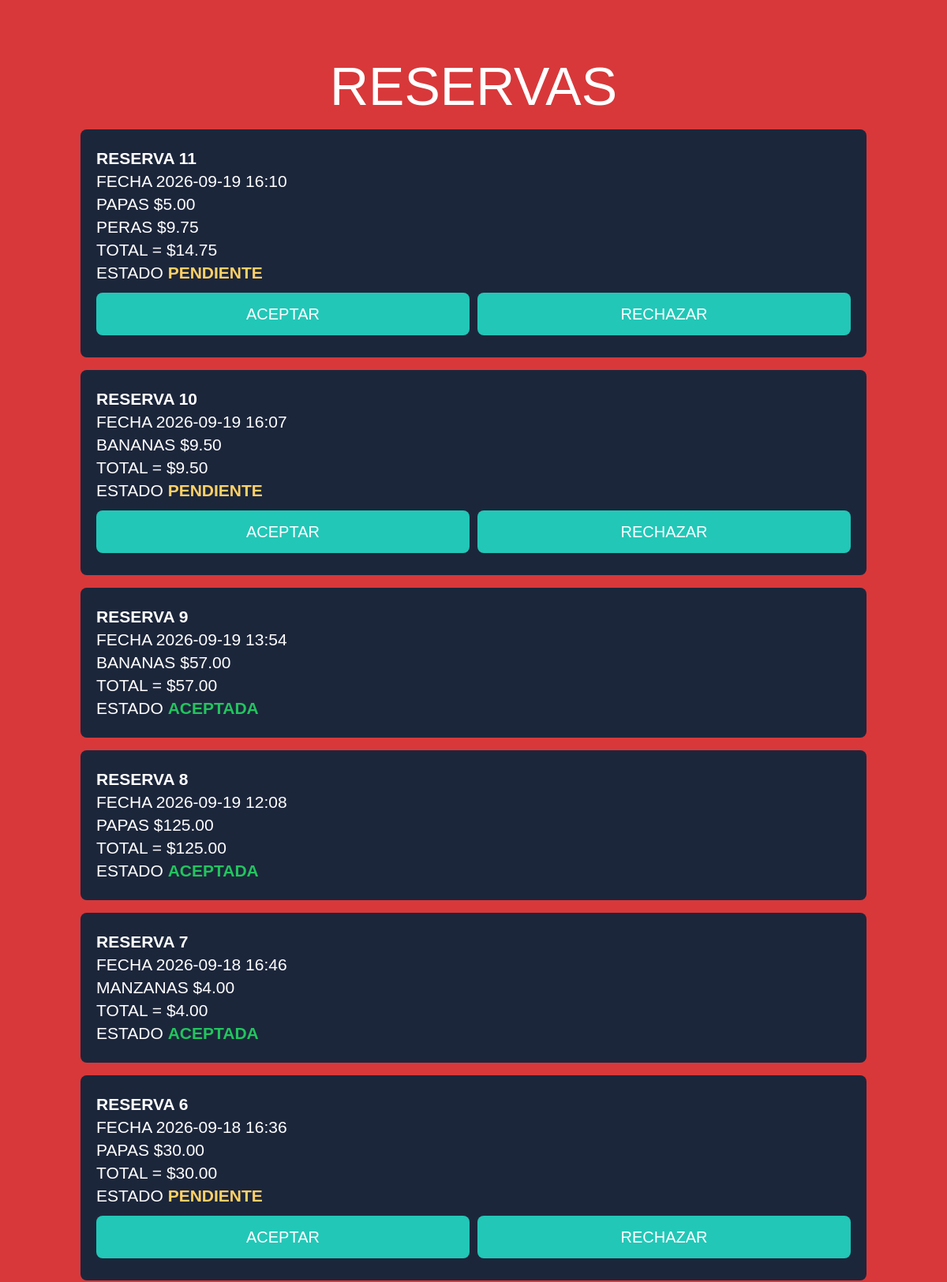
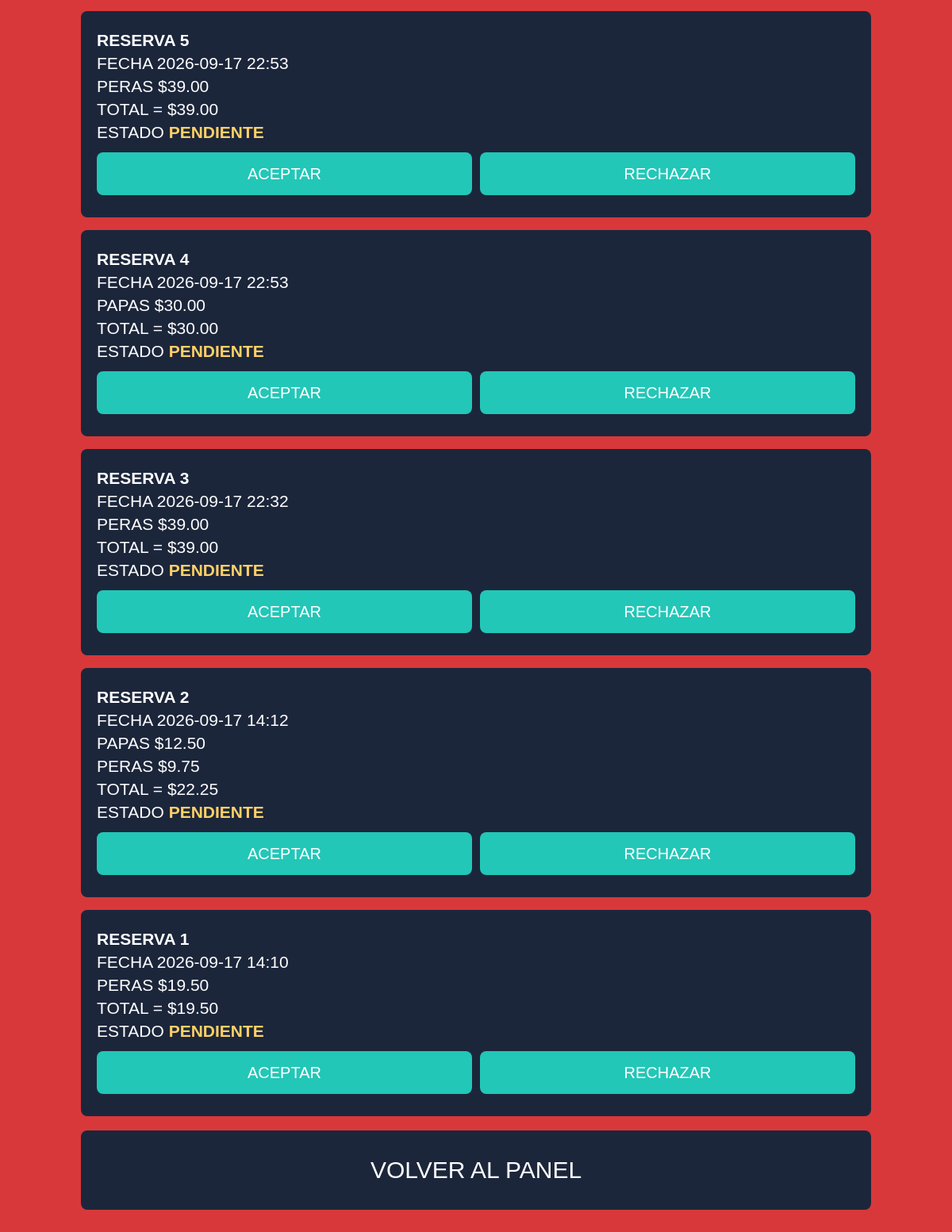
The page /admin/reservations (signed in) on the database its author committed (2 pictures, top to bottom).
### tables this page shows
CREATE TABLE reservations (
        id INTEGER PRIMARY KEY AUTOINCREMENT,
        user_id INTEGER NOT NULL,
        minimarket_id INTEGER NOT NULL,
        created_at TEXT NOT NULL,
        status TEXT NOT NULL DEFAULT 'PENDIENTE'
            CHECK(status IN ('PENDIENTE','ACEPTADA','RECHAZADA','CANCELADA')),
        FOREIGN KEY(user_id) REFERENCES users(id),
        FOREIGN KEY(minimarket_id) REFERENCES minimarkets(id)
    );

CREATE TABLE reservation_items (
        id INTEGER PRIMARY KEY AUTOINCREMENT,
        reservation_id INTEGER NOT NULL,
        product_id INTEGER NOT NULL,
        quantity INTEGER NOT NULL CHECK(quantity > 0),
        price REAL NOT NULL,
        FOREIGN KEY(reservation_id) REFERENCES reservations(id) ON DELETE CASCADE,
        FOREIGN KEY(product_id) REFERENCES products(id)
    );

CREATE TABLE products (
        id INTEGER PRIMARY KEY AUTOINCREMENT,
        minimarket_id INTEGER NOT NULL,
        name TEXT NOT NULL,
        price REAL NOT NULL,
        stock INTEGER NOT NULL DEFAULT 0,
        FOREIGN KEY(minimarket_id) REFERENCES minimarkets(id) ON DELETE CASCADE
    );

### app.py (the view)
@app.route("/admin/reservations")
@admin_required
def admin_reservations():
    db = get_db()
    rows = db.execute("""
        SELECT r.*, u.username, m.name market_name
        FROM reservations r
        JOIN users u ON u.id=r.user_id
        JOIN minimarkets m ON m.id=r.minimarket_id
        ORDER BY r.id DESC
    """).fetchall()
    result = []
    for r in rows:
        d = get_reservation(r["id"])
        result.append({"row": r, "items": d["items"], "total": d["total"]})
    return render_template("admin_reservations.html", reservations=result)

### app.py (called while the page is built)
def get_db():
    if "db" not in g:
        g.db = sqlite3.connect(DATABASE)
        g.db.row_factory = sqlite3.Row
        g.db.execute("PRAGMA foreign_keys = ON")
    return g.db

@app.before_request
def ensure_db():
    init_db()

def admin_required(view):
    @wraps(view)
    def wrapped(*args, **kwargs):
        if session.get("role") != "admin":
            return redirect(url_for("login"))
        return view(*args, **kwargs)
    return wrapped

@app.context_processor
def globals_for_templates():
    return {"session_user": session.get("username")}

def get_reservation(rid):
    db = get_db()
    r = db.execute("""
        SELECT r.*, m.name market_name, m.location
        FROM reservations r JOIN minimarkets m ON m.id=r.minimarket_id
        WHERE r.id=?
    """, (rid,)).fetchone()
    if not r:
        return None
    items = db.execute("""
        SELECT ri.*, p.name product_name
        FROM reservation_items ri JOIN products p ON p.id=ri.product_id
        WHERE ri.reservation_id=? ORDER BY ri.id
    """, (rid,)).fetchall()
    total = sum(i["quantity"] * i["price"] for i in items)
    return {"row": r, "items": items, "total": total}

### templates/admin_reservations.html
{% extends "base.html" %}
{% block content %}
<h1 class="title">RESERVAS</h1>
{% for r in reservations %}
<div class="card">
  <div class="line">
    <strong>RESERVA {{ r.row.id }}</strong>
  </div>
  <div class="line">
    FECHA {{ r.row.created_at }}
  </div>
  {% for item in r["items"] %}
    <div class="line">
      {{ item.product_name }}
      ${{ "%.2f"|format(item.quantity * item.price) }}
    </div>
  {% endfor %}
  <div class="line">
    TOTAL = ${{ "%.2f"|format(r.total) }}
  </div>
  <div class="line">
    ESTADO
    <span class="status status-{{ r.row.status }}">
      {{ r.row.status }}
    </span>
  </div>
  {% if r.row.status == 'PENDIENTE' %}
    <div class="actions-2">
      <form
        method="post"
        action="{{ url_for('admin_reservation_action', rid=r.row.id, action='accept') }}"
      >
        <button class="btn small" type="submit">
          ACEPTAR
        </button>
      </form>
      <form
        method="post"
        action="{{ url_for('admin_reservation_action', rid=r.row.id, action='reject') }}"
      >
        <button class="btn small" type="submit">
          RECHAZAR
        </button>
      </form>
    </div>
  {% endif %}
</div>
{% endfor %}
<a class="btn" href="{{ url_for('admin_panel') }}">
  VOLVER AL PANEL
</a>
{% endblock %}

### static/style.css (style rules this page uses)
:root { --red:#D8383A; --navy:#1C263B; --cream:#FDFBF6; --yellow:#F9B42D; --green:#22C7B7; --white:#fff; --text:#060606; }
* { box-sizing:border-box }
html,body { margin:0; min-height:100%; font-family:Arial,Helvetica,sans-serif; background:var(--red);color:var(--white) }
body { min-height:100vh }
.title { margin:0 0 8px; text-align:center; font-size:clamp(44px,8vw,68px); font-weight:300; }
.btn { display:flex; align-items:center; justify-content:center; width:100%; min-height:100px; margin:18px 0; border:0; border-radius:8px; background:var(--navy); color:var(--white); font-size:30px; font-weight:400; text-decoration:none; cursor:pointer; padding:12px 18px; text-align:center }
.btn.small { min-height:54px; font-size:20px; margin:8px 0; background:var(--green); color:var(--white); }
.card { background:var(--navy); border-radius:8px; padding:20px; margin:16px 0; }
.card .line { font-size:21px; margin:5px 0 }
.actions-2 { display:grid; grid-template-columns:1fr 1fr; gap:10px }
.status { font-weight:bold }
.status-PENDIENTE { color:#ffd166 }
.status-ACEPTADA { color:#22c55e }

### rows shown on the page
reservations: row.id "11", row.created_at "2026-09-19 16:10", row.status "PENDIENTE"
reservation_items: product_name "PAPAS", item.quantity*item.price "5.00"
reservation_items: product_name "PERAS", item.quantity*item.price "9.75"
reservations: row.id "10", row.created_at "2026-09-19 16:07", row.status "PENDIENTE"
reservation_items: product_name "BANANAS", item.quantity*item.price "9.50"
reservations: row.id "9", row.created_at "2026-09-19 13:54", row.status "ACEPTADA"
reservation_items: product_name "BANANAS", item.quantity*item.price "57.00"
reservations: row.id "8", row.created_at "2026-09-19 12:08", row.status "ACEPTADA"
reservation_items: product_name "PAPAS", item.quantity*item.price "125.00"
reservations: row.id "7", row.created_at "2026-09-18 16:46", row.status "ACEPTADA"
reservation_items: product_name "MANZANAS", item.quantity*item.price "4.00"
reservations: row.id "6", row.created_at "2026-09-18 16:36", row.status "PENDIENTE"
reservation_items: product_name "PAPAS", item.quantity*item.price "30.00"
reservations: row.id "5", row.created_at "2026-09-17 22:53", row.status "PENDIENTE"
reservation_items: product_name "PERAS", item.quantity*item.price "39.00"
reservations: row.id "4", row.created_at "2026-09-17 22:53", row.status "PENDIENTE"
reservation_items: product_name "PAPAS", item.quantity*item.price "30.00"
reservations: row.id "3", row.created_at "2026-09-17 22:32", row.status "PENDIENTE"
reservation_items: product_name "PERAS", item.quantity*item.price "39.00"
reservations: row.id "2", row.created_at "2026-09-17 14:12", row.status "PENDIENTE"
reservation_items: product_name "PAPAS", item.quantity*item.price "12.50"
reservation_items: product_name "PERAS", item.quantity*item.price "9.75"
reservations: row.id "1", row.created_at "2026-09-17 14:10", row.status "PENDIENTE"
reservation_items: product_name "PERAS", item.quantity*item.price "19.50"

### other values the page prints
{{ "%.2f"|format(r.total) }} "14.75" "9.50" "57.00" "125.00" "4.00" "30.00" "39.00" "30.00" "39.00" "22.25" "19.50"
